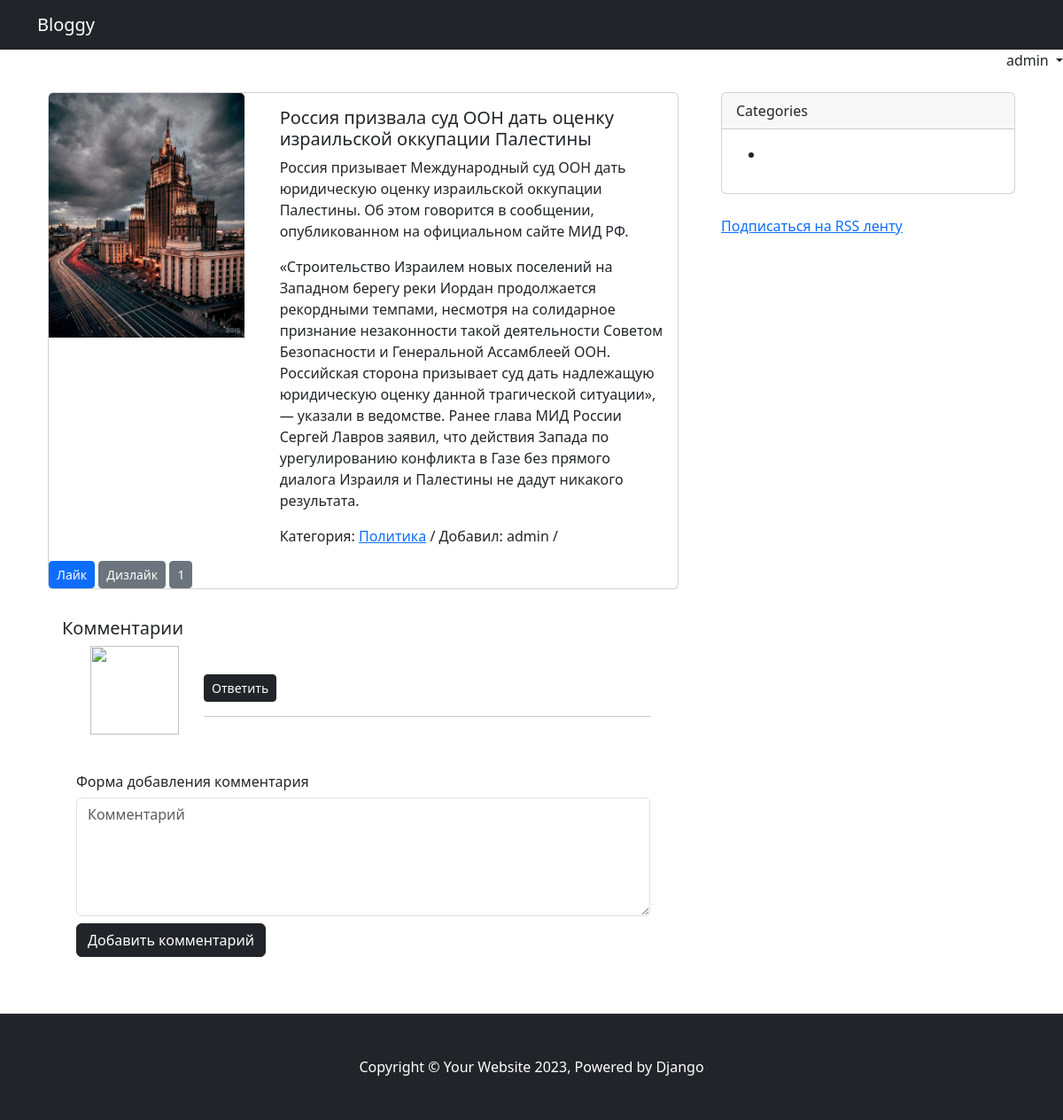
Screenshot of /post/rossiya-prizvala-sud-oon-dat-otsenku-izrailskoj-okkupatsii-palestinyi-db9f994d/ (signed in) with the database file from the repository.
### apps/blog/models.py (models this page shows, shortened)
class Post(models.Model):
    STATUS_OPTIONS = (
        ('published', 'Опубликовано'),
        ('draft', 'Черновик')
    )
    title = models.CharField(verbose_name='Название записи', max_length=255)
    slug = models.SlugField(verbose_name='URL', max_length=255, blank=True)
    description = RichTextField(verbose_name='Краткое описание', max_length=500)
    text = RichTextField(verbose_name='Полный текст записи')
    category = TreeForeignKey('Category', on_delete=models.PROTECT, related_name='posts', verbose_name='Категория')
    thumbnail = models.ImageField(
        verbose_name='Изображение записи',
        blank=True,
        upload_to='images/thumbnails/%Y/%m/%d/',
        validators=[FileExtensionValidator(allowed_extensions=('png', 'jpg', 'webp', 'jpeg', 'gif'))]
    )
    upload_to = 'images/thumbnails/%Y/%m/%d/',
    status = models.CharField(choices=STATUS_OPTIONS, default='published', verbose_name='Статус записи', max_length=10)
    create = models.DateTimeField(verbose_name='Время добавления', default=timezone.now)
    author = models.ForeignKey(to=User, verbose_name='Автор', on_delete=models.SET_DEFAULT, related_name='author_posts',
                               default=1)
    updater = models.ForeignKey(to=User, verbose_name='Обновил', on_delete=models.SET_NULL, null=True,
                                related_name='updater_posts', blank=True)
    fixed = models.BooleanField(verbose_name='Прикреплено', default=False)
    objects = models.Manager()
    custom = PostManager()
    tags = TaggableManager()
    class Meta:
        db_table = 'blog_post'
        ordering = ['-fixed', '-create']
        indexes = [models.Index(fields=['-fixed', '-create', 'status'])]
        verbose_name = 'Статья'
        verbose_name_plural = 'Статьи'
    def get_sum_rating(self):
        return sum([rating.value for rating in self.ratings.all()])

class Category(MPTTModel):
    title = models.CharField(max_length=255, verbose_name='Название категории')
    slug = models.SlugField(max_length=255, verbose_name='URL категории', blank=True)
    description = models.TextField(verbose_name='Описание категории', max_length=300)
    parent = TreeForeignKey(
        'self',
        on_delete=models.CASCADE,
        null=True,
        blank=True,
        db_index=True,
        related_name='children',
        verbose_name='Родительская категория'
    )
    class MPTTMeta:
        order_insertion_by = ('title',)
    class Meta:
        verbose_name = 'Категория'
        verbose_name_plural = 'Категории'
        db_table = 'app_categories'

class Rating(models.Model):
    post = models.ForeignKey(to=Post, verbose_name='Запись', on_delete=models.CASCADE, related_name='ratings')
    user = models.ForeignKey(to=User, verbose_name='Пользователь', on_delete=models.CASCADE, blank=True, null=True)
    value = models.IntegerField(verbose_name='Значение', choices=[(1, 'Нравится'), (-1, 'Не нравится')])
    time_create = models.DateTimeField(verbose_name='Время добавления', auto_now_add=True)
    ip_address = models.GenericIPAddressField(verbose_name='IP Адрес')
    class Meta:
        unique_together = ('post', 'ip_address')
        ordering = ('-time_create',)
        indexes = [models.Index(fields=['-time_create', 'value'])]
        verbose_name = 'Рейтинг'
        verbose_name_plural = 'Рейтинги'

### apps/blog/views.py (the view)
# urls.py: path('post/<str:slug>/', PostDetailView.as_view(), name='post_detail'),
class PostDetailView(DetailView):
    model = Post
    template_name = 'blog/post_detail.html'
    context_object_name = 'post'
    def get_context_data(self, **kwargs):
        context = super().get_context_data(**kwargs)
        context['title'] = self.object.title
        context['form'] = CommentCreateForm
        return context

### templates/blog/post_detail.html (shortened to what this page needs)
{% extends 'main.html' %}
{% load mptt_tags %}
{% load static %}
{% block content %}
<div class="card mb-3">
	<div class="row">
		<div class="col-4">
			<img src="{{ post.thumbnail.url }}" class="card-img-top" alt="{{ post.title }}" />
		</div>
		<div class="col-8">
			<div class="card-body">
				<h5>{{ post.title }}</h5>
                <p class="card-text">{{ post.description|safe }}</p>
				<p class="card-text">{{ post.text|safe }}</p>
				Категория: <a href="{% url 'post_by_category' post.category.slug %}">{{ post.category.title }}</a> / Добавил: {{ post.author.username }} / <small>{{ post.time_create }}</small>
			</div>
		</div>
	</div>
                <div class="rating-buttons">
                    <button class="btn btn-sm btn-primary" data-post="{{ post.id }}" data-value="1">Лайк</button>
                    <button class="btn btn-sm btn-secondary" data-post="{{ post.id }}" data-value="-1">Дизлайк
                    </button>
                    <button class="btn btn-sm btn-secondary rating-sum">{{ post.get_sum_rating }}</button>
                </div>
</div>
<div class="card border-0">
	<div class="card-body">
		<h5 class="card-title">
			Комментарии
		</h5>
		{% include 'blog/comments/comments_list.html' %}
	</div>
</div>
{% endblock %}

### templates/header.html (shortened to what this page needs)
<nav class="navbar navbar-expand-lg navbar-dark bg-dark">
    <div class="container">
        <a class="navbar-brand" href="/">Bloggy</a>
        </div>
</nav>
<div class='d-flex justify-content-end '>
            {% if request.user.is_authenticated %}
        <div class="dropdown text-end">
          <a href="#" class="d-block link-dark text-decoration-none dropdown-toggle" data-bs-toggle="dropdown" aria-expanded="false">
            {{ request.user }}
          </a>
        </div>
        {% else %}
            <ul class="nav ">
              <li><a href="{% url 'register' %}" class="nav-link px-2 link-secondary">Регистрация</a></li>
              <li><a href="{% url 'login' %}" class="nav-link px-2 link-dark">Вход</a></li>
            </ul>
        {% endif %}
</div>

### rows the page displays
Post: thumbnail (picture), title "Россия призвала суд ООН дать оценку израильской оккупации Палестины", description "Россия призывает Международный суд ООН дать юридическую оценку израильской оккупации Палестины. Об этом говорится в сообщении, опубликованном на официальном сайте МИД РФ.", text "«Строительство Израилем новых поселений на Западном берегу реки Иордан продолжается рекордными темпами, несмотря на солидарное признание незаконности такой деятельности Советом Безопасности и Генеральной Ассамблеей ООН. Российская сторона призывает суд дать надлежащую юридическую оценку данной трагической ситуации», — указали в ведомстве. Ранее глава МИД России Сергей Лавров заявил, что действия Запада по урегулированию конфликта в Газе без прямого диалога Израиля и Палестины не дадут никакого результата.", category "Политика", author.username "admin", get_sum_rating "1"

### other values shown
{{ request.user }} "admin"
